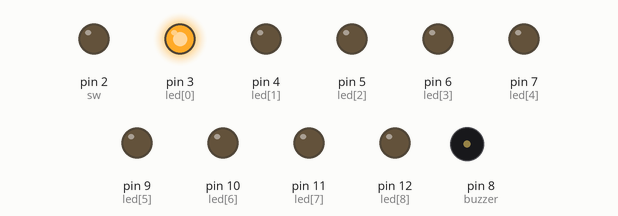
Bench run of a sketch on a simulated Arduino Uno, built with avr-gcc and run on an emulated ATmega328P. Parts: output pins drawn as LEDs (lit = HIGH), buzzer (waves = sounding).

Above: at 0.1 s.
At 2.7 s:
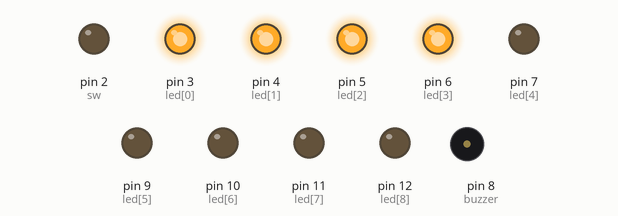
At 5.3 s:
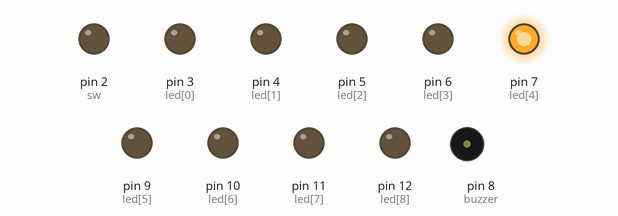
At 10.9 s:
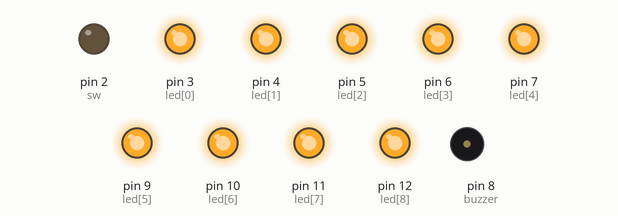
At 14.4 s:
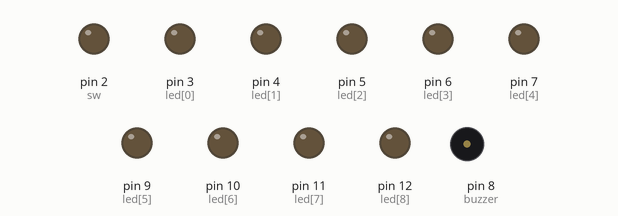
At 37.7 s:
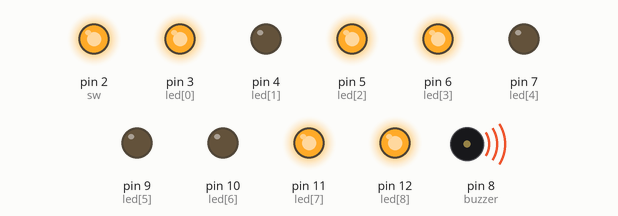
Timing chart, 0 to 40.0 s (numbered marks = the images above):
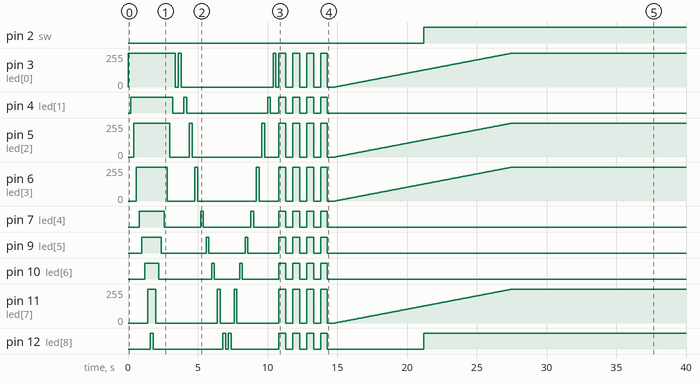

Measured:
- by itself, pin 2 (sw): LOW → HIGH at 21.2 s
- by itself, pin 4 (led[1]): LOW → HIGH at 0.20 s, → LOW 3.0 s later, → HIGH 0.80 s later, → LOW 0.20 s later, … (14 changes in this stretch)
- by itself, pin 7 (led[4]): LOW → HIGH at 0.80 s, → LOW 1.8 s later, → HIGH 2.6 s later, → LOW 0.20 s later, … (14 changes in this stretch)
- by itself, pin 9 (led[5]): LOW → HIGH at 1.0 s, → LOW 1.4 s later, → HIGH 3.2 s later, → LOW 0.20 s later, … (14 changes in this stretch)
- by itself, pin 10 (led[6]): LOW → HIGH at 1.2 s, → LOW 1.0 s later, → HIGH 3.8 s later, → LOW 0.20 s later, … (14 changes in this stretch)
- by itself, pin 12 (led[8]): LOW → HIGH at 1.6 s, → LOW 0.20 s later, → HIGH 5.0 s later, → LOW 0.20 s later, … (15 changes in this stretch)
- by itself, pin 5 (led[2]): 0/255 → 255/255 at 0.40 s, → 0/255 2.6 s later, → 255/255 1.4 s later, → 0/255 0.20 s later, … (269 changes in this stretch)
- by itself, pin 6 (led[3]): 0/255 → 255/255 at 0.60 s, → 0/255 2.2 s later, → 255/255 2.0 s later, → 0/255 0.20 s later, … (269 changes in this stretch)

The sketch:

teacher_log_machanic_work_1_1.ino
```cpp
// This code is blynk step


#define NOTE_B0  31
#define NOTE_C1  33
#define NOTE_CS1 35
#define NOTE_D1  37
#define NOTE_DS1 39
#define NOTE_E1  41
#define NOTE_F1  44
#define NOTE_FS1 46
#define NOTE_G1  49
#define NOTE_GS1 52
#define NOTE_A1  55
#define NOTE_AS1 58
#define NOTE_B1  62
#define NOTE_C2  65
#define NOTE_CS2 69
#define NOTE_D2  73
#define NOTE_DS2 78
#define NOTE_E2  82
#define NOTE_F2  87
#define NOTE_FS2 93
#define NOTE_G2  98
#define NOTE_GS2 104
#define NOTE_A2  110
#define NOTE_AS2 117
#define NOTE_B2  123
#define NOTE_C3  131
#define NOTE_CS3 139
#define NOTE_D3  147
#define NOTE_DS3 156
#define NOTE_E3  165
#define NOTE_F3  175
#define NOTE_FS3 185
#define NOTE_G3  196
#define NOTE_GS3 208
#define NOTE_A3  220
#define NOTE_AS3 233
#define NOTE_B3  247
#define NOTE_C4  262
#define NOTE_CS4 277
#define NOTE_D4  294
#define NOTE_DS4 311
#define NOTE_E4  330
#define NOTE_F4  349
#define NOTE_FS4 370
#define NOTE_G4  392
#define NOTE_GS4 415
#define NOTE_A4  440
#define NOTE_AS4 466
#define NOTE_B4  494
#define NOTE_C5  523
#define NOTE_CS5 554
#define NOTE_D5  587
#define NOTE_DS5 622
#define NOTE_E5  659
#define NOTE_F5  698
#define NOTE_FS5 740
#define NOTE_G5  784
#define NOTE_GS5 831
#define NOTE_A5  880
#define NOTE_AS5 932
#define NOTE_B5  988
#define NOTE_C6  1047
#define NOTE_CS6 1109
#define NOTE_D6  1175
#define NOTE_DS6 1245
#define NOTE_E6  1319
#define NOTE_F6  1397
#define NOTE_FS6 1480
#define NOTE_G6  1568
#define NOTE_GS6 1661
#define NOTE_A6  1760
#define NOTE_AS6 1865
#define NOTE_B6  1976
#define NOTE_C7  2093
#define NOTE_CS7 2217
#define NOTE_D7  2349
#define NOTE_DS7 2489
#define NOTE_E7  2637
#define NOTE_F7  2794
#define NOTE_FS7 2960
#define NOTE_G7  3136
#define NOTE_GS7 3322
#define NOTE_A7  3520
#define NOTE_AS7 3729
#define NOTE_B7  3951
#define NOTE_C8  4186
#define NOTE_CS8 4435
#define NOTE_D8  4699
#define NOTE_DS8 4978
#define REST      0

int tempo = 108;
int buzzer = 8;
int melody[] = {

  NOTE_AS4,8, NOTE_AS4,8, NOTE_AS4,8,//1
  NOTE_F5,2, NOTE_C6,2,
  NOTE_AS5,8, NOTE_A5,8, NOTE_G5,8, NOTE_F6,2, NOTE_C6,4,
  NOTE_AS5,8, NOTE_A5,8, NOTE_G5,8, NOTE_F6,2, NOTE_C6,4,
  NOTE_AS5,8, NOTE_A5,8, NOTE_AS5,8, NOTE_G5,2, NOTE_C5,8, NOTE_C5,8, NOTE_C5,8,
  NOTE_F5,2, NOTE_C6,2,
  NOTE_AS5,8, NOTE_A5,8, NOTE_G5,8, NOTE_F6,2, NOTE_C6,4,

  NOTE_AS5,8, NOTE_A5,8, NOTE_G5,8, NOTE_F6,2, NOTE_C6,4, //8
  NOTE_AS5,8, NOTE_A5,8, NOTE_AS5,8, NOTE_G5,2, NOTE_C5,-8, NOTE_C5,16,
  NOTE_D5,-4, NOTE_D5,8, NOTE_AS5,8, NOTE_A5,8, NOTE_G5,8, NOTE_F5,8,
  NOTE_F5,8, NOTE_G5,8, NOTE_A5,8, NOTE_G5,4, NOTE_D5,8, NOTE_E5,4,NOTE_C5,-8, NOTE_C5,16,
  NOTE_D5,-4, NOTE_D5,8, NOTE_AS5,8, NOTE_A5,8, NOTE_G5,8, NOTE_F5,8,

  NOTE_C6,-8, NOTE_G5,16, NOTE_G5,2, REST,8, NOTE_C5,8,//13
  NOTE_D5,-4, NOTE_D5,8, NOTE_AS5,8, NOTE_A5,8, NOTE_G5,8, NOTE_F5,8,
  NOTE_F5,8, NOTE_G5,8, NOTE_A5,8, NOTE_G5,4, NOTE_D5,8, NOTE_E5,4,NOTE_C6,-8, NOTE_C6,16,
  NOTE_F6,4, NOTE_DS6,8, NOTE_CS6,4, NOTE_C6,8, NOTE_AS5,4, NOTE_GS5,8, NOTE_G5,4, NOTE_F5,8,
  NOTE_C6,1

};

int notes = sizeof(melody) / sizeof(melody[0]) / 2;
int wholenote = (60000 * 4) / tempo;
int divider = 0, noteDuration = 0;


int sw = 2;
int led[9] = {3, 4, 5, 6, 7, 9, 10, 11, 12};
int count_button = 0;
int last_count_button = 0;


void setup()
{
  pinMode(sw, INPUT);
  for (int i = 0; i < 9; i++)
  {
    pinMode(led[i], OUTPUT);
    digitalWrite(led[i], LOW);
  }
}

void loop()
{
  for (int i = 0; i < 8; i++)
  {
    checkCase(i);
  }
   for (int i = 0; i < 9; i++)
  {
    digitalWrite(led[i], LOW);
  }
}


void checkCase(int p_choice)
{
  switch (p_choice)
  {
    case 0: step_01(); break;
    case 1: step_02(); break;
    case 2: step_03(); break;
    case 3: step_04(); break;
    case 4: step_05(); break;
    case 5: step_06(); break;
    case 6: step_07(); break;
    case 7: step_08(); break;
  }
}

void step_01()
{
  // ไฟเรียงติด จาก lsb --> msb
  for (int i = 0; i < 9; i++)
  {
    digitalWrite(led[i], HIGH);
    delay(200);
  }
}

void step_02()
{
  // ไฟเรียงดับ จาก lsb --> msb
  for (int i = 8; i >= 0; i--)
  {
    digitalWrite(led[i], LOW);
    delay(200);
  }
}

void step_03()
{
  // ไฟเรียงติดดับ จาก lsb --> msb
  for (int i = 0; i < 9; i++)
  {
    digitalWrite(led[i], HIGH);
    delay(200);
    digitalWrite(led[i], LOW);
    delay(200);
  }
}

void step_04()
{
  // ไฟเรียงติดดับ จาก msb --> lsb
  for (int i = 8; i >= 0; i--)
  {
    digitalWrite(led[i], HIGH);
    delay(200);
    digitalWrite(led[i], LOW);
    delay(200);
  }
}

void step_05()
{
  for (int i = 0; i < 9; i++)
  {
    digitalWrite(led[i], HIGH);
  }
  delay(500);
  for (int i = 0; i < 9; i++)
  {
    digitalWrite(led[i], LOW);
  }
  delay(500);
}

void step_06()
{
  for (int x = 0; x < 3; x++)
  {
    for (int i = 0; i < 9; i++)
    {
      digitalWrite(led[i], HIGH);
    }
    delay(500);
    for (int i = 0; i < 9; i++)
    {
      digitalWrite(led[i], LOW);
    }
    delay(500);
  }
}


void step_07()
{
  for (int i = 0; i < 256; i++)
  {
    analogWrite(led[0], i);
    analogWrite(led[2], i);
    analogWrite(led[3], i);
    analogWrite(led[7], i);
    analogWrite(led[8], i);
    analogWrite(led[9], i);
    delay(50);
  }
}

void step_08()
{
  for (int thisNote = 0; thisNote < notes * 2; thisNote = thisNote + 2) {
    divider = melody[thisNote + 1];
    if (divider > 0) {
      noteDuration = (wholenote) / divider;
    } else if (divider < 0) {
      noteDuration = (wholenote) / abs(divider);
      noteDuration *= 1.5;
    }
    tone(buzzer, melody[thisNote], noteDuration*0.9);
    delay(noteDuration);
    noTone(buzzer);
  }
}
```
